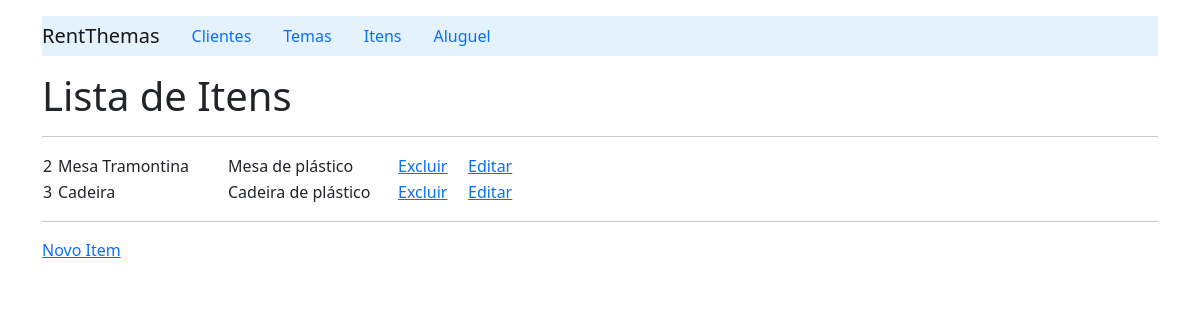
The page /listItem/ on the database as committed earlier.
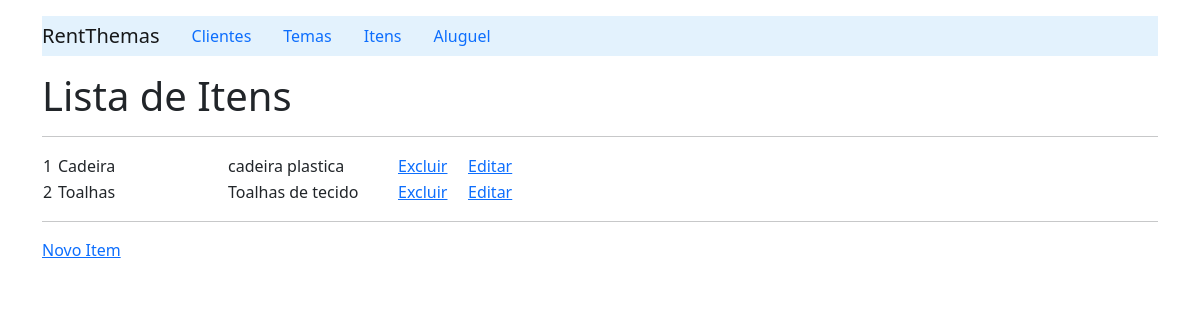
The same page on the database as committed later.
### rent/models.py (models this page shows, shortened)
class Item(models.Model):
    name = models.CharField(max_length=30)
    description = models.CharField(max_length=200)

### rent/views.py (the view)
# urls.py: path('listItem/', ItemViews.listItem),
    def listItem(request):
        item_list = Item.objects.all()
        context = {'item_list': item_list}
        return render(request, 'item/listItem.html', context)

### rent/templates/item/listItem.html (shortened to what this page needs)
{% extends "index.html" %}
    {% block content %}
        <h1>Lista de Itens</h1>
        <hr>
        <table>
            {% if item_list %}
                {% for item in item_list%}
                    <tr>
                        <td width='15'>{{item.id}}</td>
                        <td width='170'>{{item.name}}</td>
                        <td width='170'>{{item.description}}</td>
                        <td width='70'><a href="/deleteItem/{{item.id}}">Excluir</a></td>
                        <td><a href="/detailItem/{{item.id}}">Editar</a></td>
                    </tr>
                {% endfor %}
            {% else %}
                <p>Nenhum item cadastrado!!</p>
            {%endif%}
        </table>
        <hr>
        <a href="/formItem">Novo Item</a>
    {% endblock %}

### rent/templates/index.html (shortened to what this page needs)
<!DOCTYPE html>
<html lang="pt-br">
<head>
    <link rel="stylesheet" href="https://cdn.jsdelivr.net/npm/bootstrap@5.1.1/dist/css/bootstrap.min.css">
    <link rel="stylesheet" href="https://pro.fontawesome.com/releases/v5.10.0/css/all.css"/>
</head>
<body>
    <div id="sidebar" class="container">
        <div>
            <nav class="nav navbar-light" style="background-color: #e3f2fd;">
                <a class="navbar-brand" href="/">RentThemas</a>
                <a class="nav-link" href="/listClient">Clientes</a>
                <a class="nav-link" href="/listTheme">Temas</a>
                <a class="nav-link" href="/listItem">Itens</a>
                <a class="nav-link" href="#">Aluguel</a>
            </nav>
        </div>
    </div>
    <div id="content" class="container">
        {% block content %}{% endblock %}
    </div>
</body>
</html>

Rows that differ between the two databases and show on the page:
removed Item: id "3", name "Cadeira", description "Cadeira de plástico"
added Item: id "1", name "Cadeira", description "cadeira plastica"
changed Item id 2: name "Mesa Tramontina" → "Toalhas"; description "Mesa de plástico" → "Toalhas de tecido"
